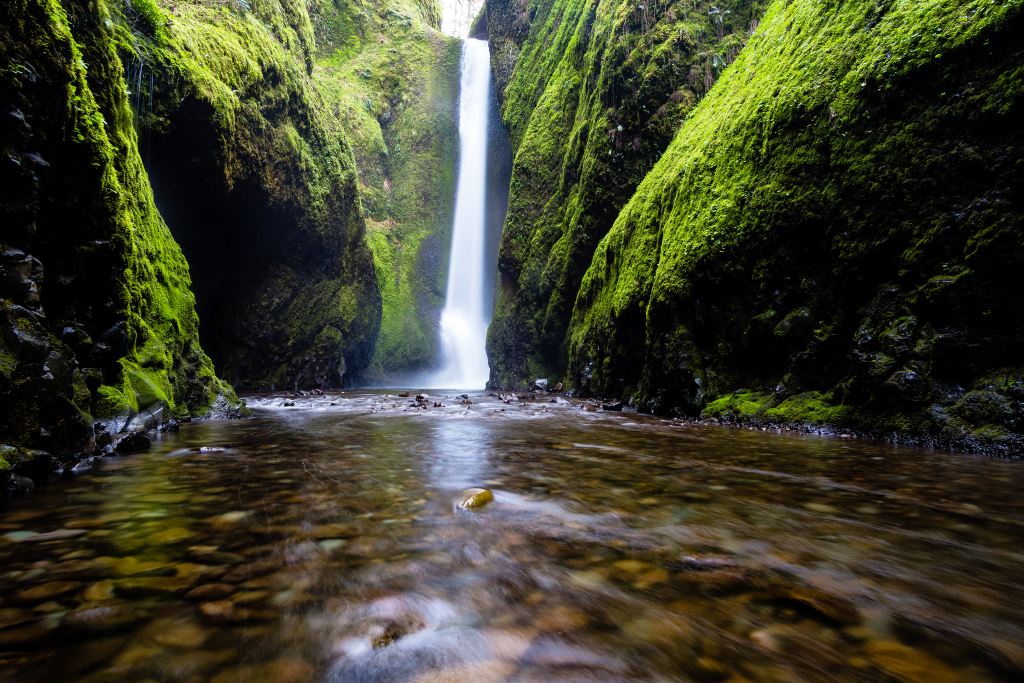
#> input picture waterfall.jpg, 2048 x 1365 px (shown at 1/2 size)
$ python images.py
#> lines starting #> are read from the running program, lines starting #| are printed output that depends on the picture
from PIL import Image

img = Image.open("waterfall.jpg")
#> img is the input picture: PIL image 2048x1365 RGB; mean R, G, B 62.9, 64.4, 43.2

# To show the image in image viewer
# img.show()

# get the size of the image, filename and other details
print(img.size, img.filename, img.format_description)
#| (2048, 1365) waterfall.jpg JPEG (ISO 10918)

# Cropping an image
top_left = img.crop((0, 0, 400, 600))  # .show()
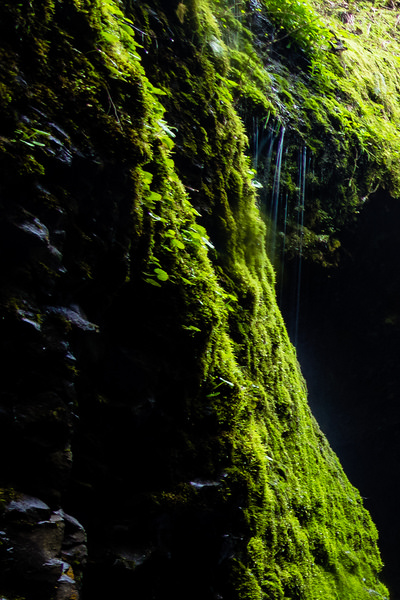
#> top_left: PIL image 400x600 RGB; mean R, G, B 38.5, 45.7, 15.6

# copy and paste the image
img.paste(im=top_left, box=(292, 0))
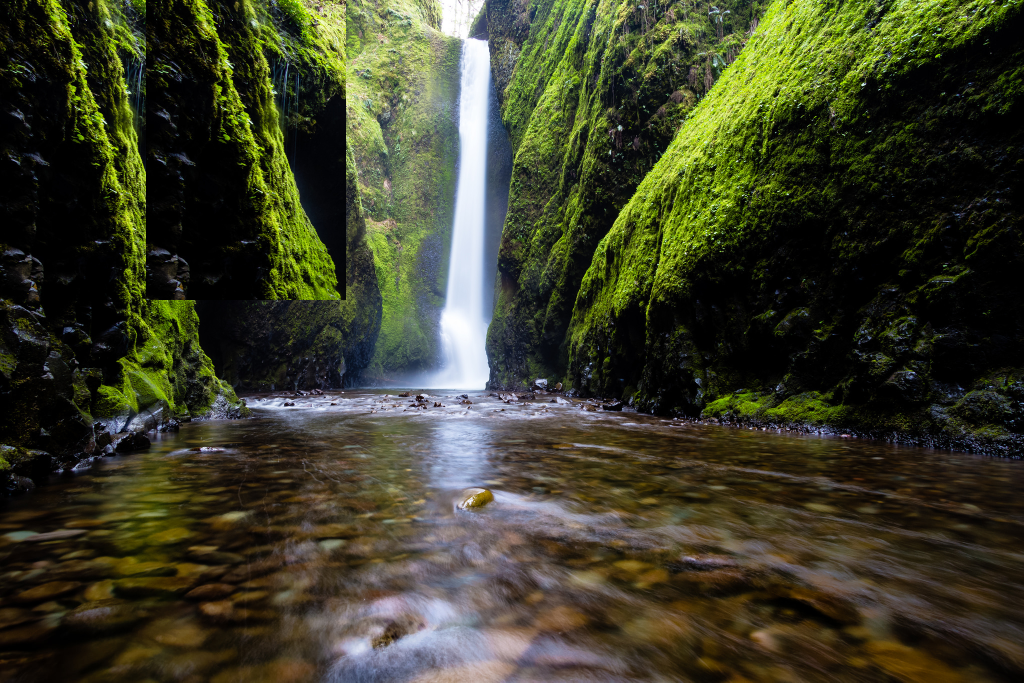
#> img: PIL image 2048x1365 RGB (shown at 1/2 size); mean R, G, B 60, 61.5, 40.6

# resize((200,200))

# Transparency, RGB-A
img.putalpha(255)
#> img: PIL image 2048x1365 RGBA
# img.show()
